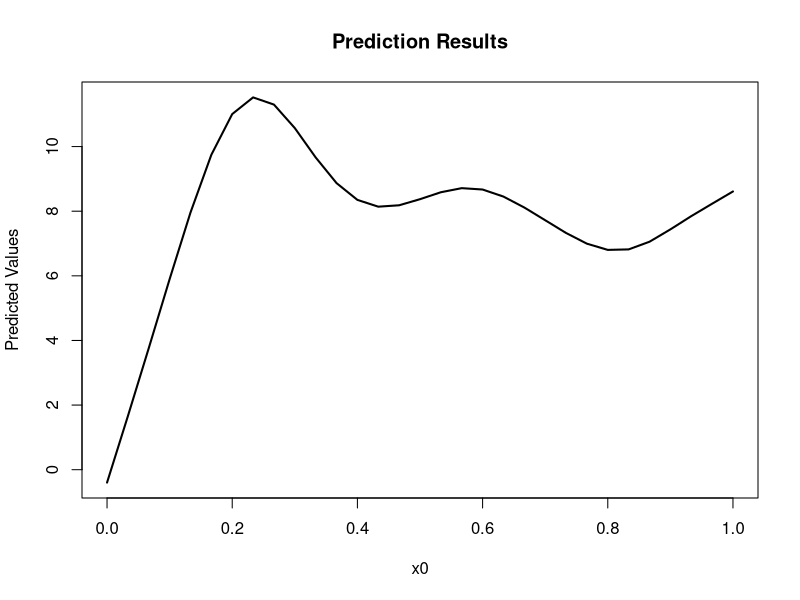

R code for this plot:
# 加载所需包
library(mgcv)

# 生成模拟数据集
n <- 200
sig <- 2
dat <- gamSim(1, n = n, scale = sig)

# 拟合广义加性模型
b <- gam(y ~ s(x0) + s(I(x1^2)) + s(x2) + offset(x3), data = dat)

# 生成新数据集，用于预测
newd <- data.frame(
  x0 = (0:30) / 30, 
  x1 = (0:30) / 30, 
  x2 = (0:30) / 30, 
  x3 = (0:30) / 30 # 注意：这里确保 x3 是一个有效的数值列
)

# 生成预测值
pred <- predict.gam(b, newd)

# 生成不包含 s(x0) 的预测值
pred0 <- predict(b, newd, exclude = "s(x0)")

head(pred)
head(pred0)

# 保存图像为黑白调，适合书籍打印
pdf("predict_plot_bw.pdf", width = 8, height = 6, bg = "white")  # 背景设为白色

# 绘制黑白线条图，横纵坐标为英文
plot(newd$x0, pred, type = "l", col = "black", lwd = 2,
     main = "Prediction Results", xlab = "x0", ylab = "Predicted Values", 
     col.axis = "black", col.lab = "black", col.main = "black")

dev.off()